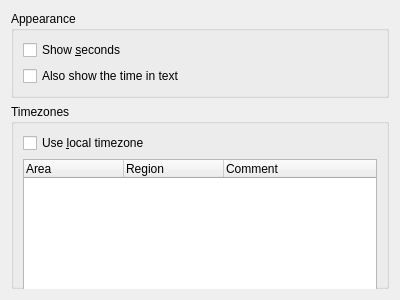
<ui version="4.0" >
 <class>clockConfig</class>
 <widget class="QWidget" name="clockConfig" >
  <property name="geometry" >
   <rect>
    <x>0</x>
    <y>0</y>
    <width>400</width>
    <height>300</height>
   </rect>
  </property>
  <property name="minimumSize" >
   <size>
    <width>400</width>
    <height>300</height>
   </size>
  </property>
  <layout class="QVBoxLayout" >
   <item>
    <layout class="QVBoxLayout" >
     <item>
      <widget class="QGroupBox" name="groupBox" >
       <property name="title" >
        <string>Appearance</string>
       </property>
       <property name="flat" >
        <bool>true</bool>
       </property>
       <layout class="QVBoxLayout" >
        <item>
         <layout class="QVBoxLayout" >
          <item>
           <widget class="QCheckBox" name="showSecondHandCheckBox" >
            <property name="toolTip" >
             <string>Show the seconds</string>
            </property>
            <property name="whatsThis" >
             <string>Check this if you want to show the seconds.</string>
            </property>
            <property name="text" >
             <string>Show &amp;seconds</string>
            </property>
           </widget>
          </item>
          <item>
           <widget class="QCheckBox" name="showTimeStringCheckBox" >
            <property name="toolTip" >
             <string>Show the time in text</string>
            </property>
            <property name="whatsThis" >
             <string>Check this if you want to show the time as a text within the clock.</string>
            </property>
            <property name="text" >
             <string>Also show the time in text</string>
            </property>
           </widget>
          </item>
         </layout>
        </item>
       </layout>
      </widget>
     </item>
     <item>
      <widget class="QGroupBox" name="groupBox_2" >
       <property name="title" >
        <string>Timezones</string>
       </property>
       <property name="flat" >
        <bool>true</bool>
       </property>
       <layout class="QVBoxLayout" >
        <item>
         <layout class="QVBoxLayout" >
          <item>
           <widget class="QCheckBox" name="localTimeZone" >
            <property name="text" >
             <string>Use &amp;local timezone</string>
            </property>
           </widget>
          </item>
          <item>
           <widget class="KTimeZoneWidget" name="timeZones" >
            <property name="minimumSize" >
             <size>
              <width>300</width>
              <height>150</height>
             </size>
            </property>
            <column>
             <property name="text" >
              <string>Area</string>
             </property>
            </column>
            <column>
             <property name="text" >
              <string>Region</string>
             </property>
            </column>
            <column>
             <property name="text" >
              <string>Comment</string>
             </property>
            </column>
           </widget>
          </item>
         </layout>
        </item>
       </layout>
      </widget>
     </item>
    </layout>
   </item>
  </layout>
 </widget>
 <customwidgets>
  <customwidget>
   <class>KTimeZoneWidget</class>
   <extends>QTreeWidget</extends>
   <header>ktimezonewidget.h</header>
  </customwidget>
 </customwidgets>
 <resources/>
 <connections/>
</ui>
